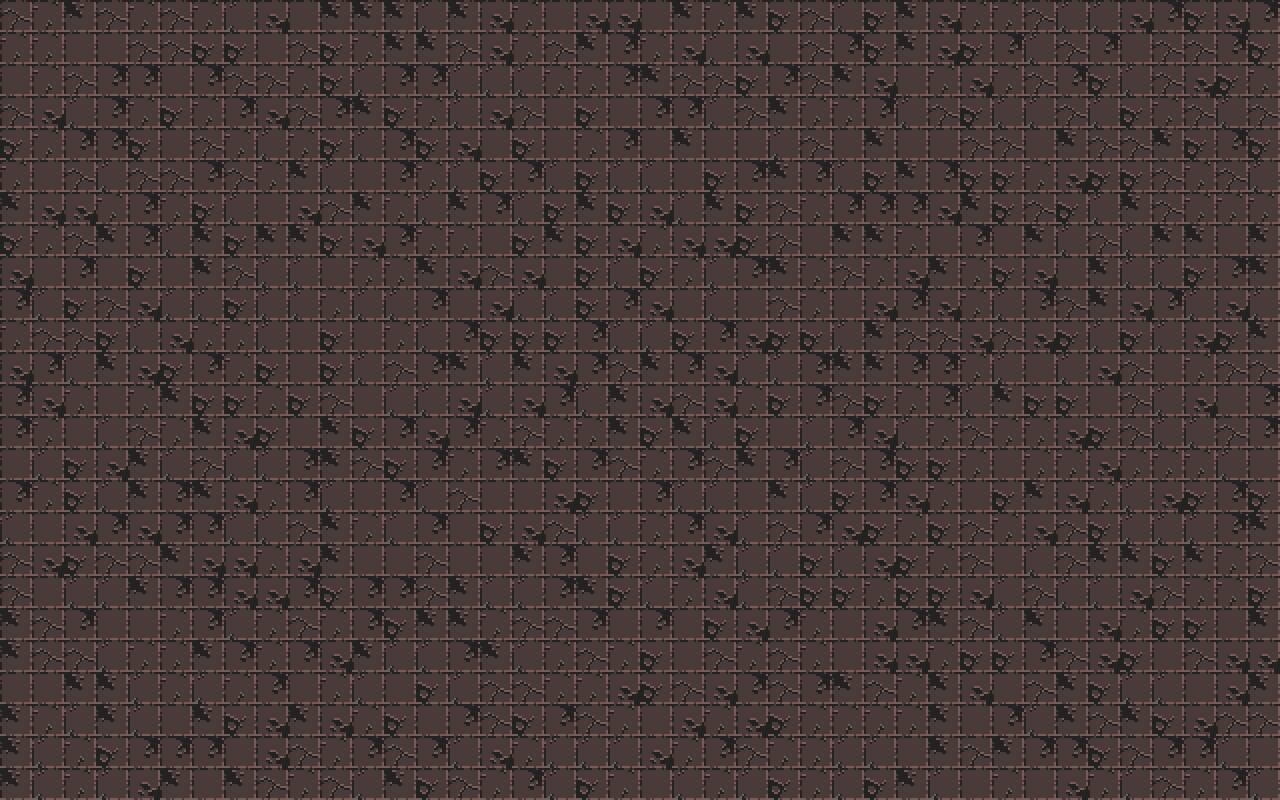

This game map was drawn from its Tiled (.tmx) file and the tilesets committed beside it. A one-line description and the trimmed map source follow:
An orthogonal 40x25 tile map with 32x32 px tiles, 1 tile layer (floor).

<map version="1.10" tiledversion="1.11.0" orientation="orthogonal" renderorder="right-down" width="40" height="25" tilewidth="32" tileheight="32" infinite="0" nextlayerid="5" nextobjectid="17">
 <tileset firstgid="1" source="dungeontileset-extended2.tsx" />
 <layer id="1" name="floor" width="40" height="25">
  <data>[1000 cells, 1000 non-empty, 8 distinct tile ids]</data>
 </layer>
</map>
